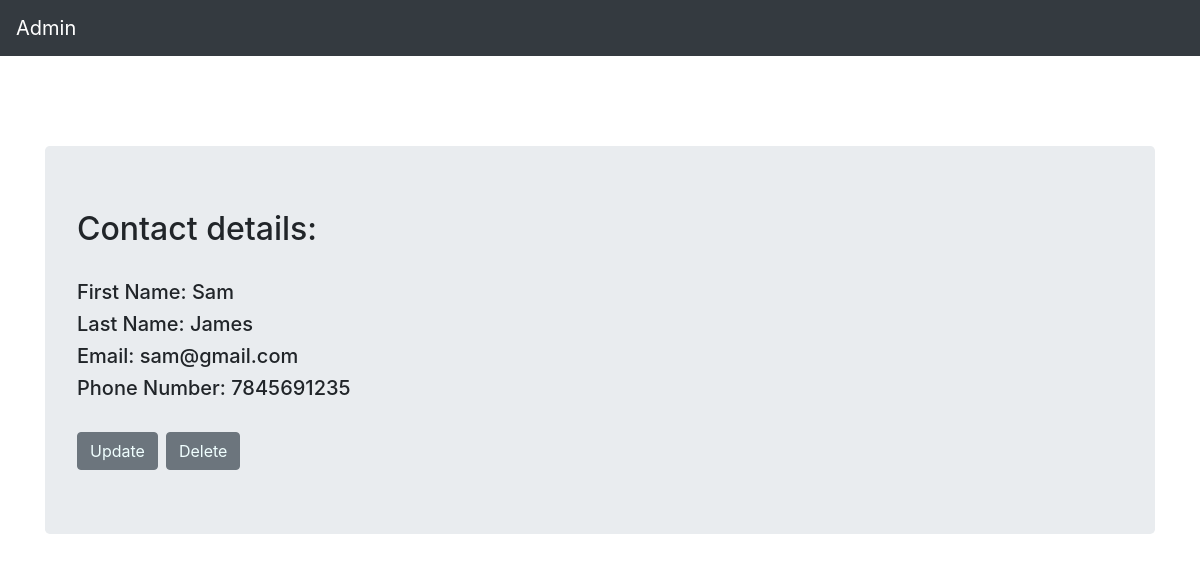
The page /contact_list/2/ on the database its author committed.
### contactapp/models.py (models this page shows, shortened)
class Person(models.Model):
    first_name = models.CharField(max_length=20)
    last_name = models.CharField(max_length=20)
    email = models.EmailField(max_length=20)
    profile_pic=models.ImageField(upload_to='contact_pic',blank=True)
    phonenumber=models.CharField(max_length=10)

### contactapp/views.py (the view)
# urls.py: path('contact_list/<int:pk>/',views.contact_detail.as_view(),name='contact_detail'),
class contact_detail(DetailView):
    context_object_name = 'contactdetails'
    model = models.Person
    template_name = 'contactapp/contact_detail.html'

### contactapp/templates/contactapp/contact_detail.html
{% extends "contactapp/base.html" %}
    {% block content %}
    <div class="conatiner" style="padding-top: 90px;">
        <div class="jumbotron">
            <h2>Contact details:</h2><br>
            <h5>First Name: {{ contactdetails.first_name }} </h5>
            <h5>Last Name: {{ contactdetails.last_name }}</h5>
            <h5>Email: {{ contactdetails.email }}</h5>
            <h5>Phone Number: {{ contactdetails.phonenumber }}</h5><br>
            <div class="btn-toolbar" role="toolbar" aria-label="Toolbar with button groups">
                <div class="btn-group mr-2" role="group" aria-label="First group">
                  <button type="button" class="btn btn-secondary"><a href={% url 'contactapp:update' pk=contactdetails.pk %} style="color: azure;">Update</a></button>
                </div>
                <div class="btn-group mr-2" role="group" aria-label="Second group">
                  <button type="button" class="btn btn-secondary"><a href={% url 'contactapp:delete' pk=contactdetails.pk %} style="color: azure;">Delete</a></button>
                </div>
              </div>
        </div>
    </div>
    {% endblock %}

### rows shown on the page
Person: first_name "Sam", last_name "James", email "sam@gmail.com", phonenumber "7845691235"
